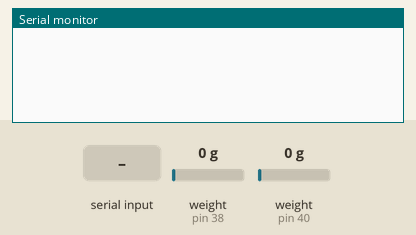
The sketch below on a simulated Arduino Uno, built with avr-gcc and run on an emulated ATmega328P. Parts: the last lines printed to the serial monitor. Inputs (shaded band) come from the test bench; at power-on: weight on the scale (sensors on pin 38, pin 40) 0 g.

Above: at 3.2 s.
3.3 s: "s" received over Serial
At 3.66 s:
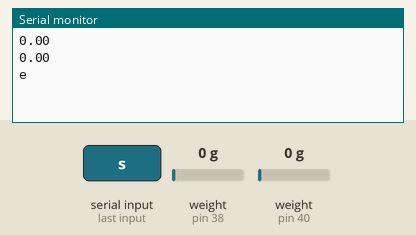
5.0 s: weight on the scale (sensor on pin 38) set to 100 g
At 5.27 s:
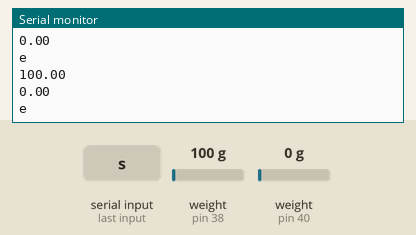
6.5 s: weight on the scale (sensor on pin 40) set to 1250 g
At 6.68 s:
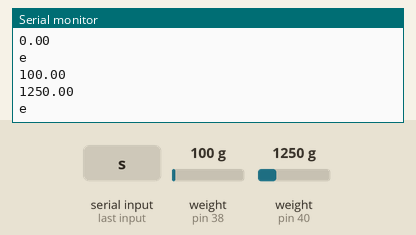
8.0 s: weight on the scale (sensor on pin 38) set to 2500 g
At 8.29 s:
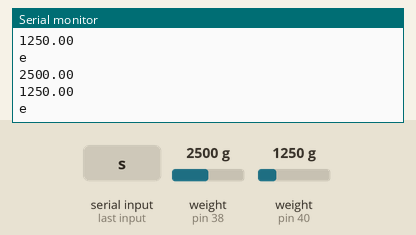
9.5 s: weight on the scale (sensor on pin 40) set to 3750 g
At 9.7 s:
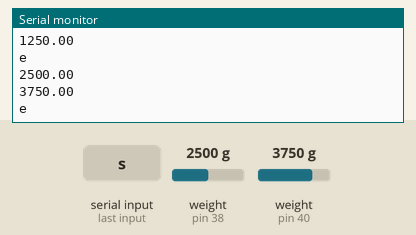
Timing chart, 0 to 12.0 s (numbered marks = the images above; inputs shaded):
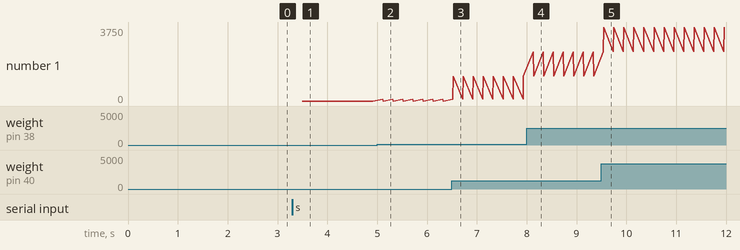

The sketch:

arduino1_1124.ino
```cpp
#include "HX711.h"

#define DOUT0 38
#define CLK0 39
#define DOUT1 40
#define CLK1 41
#define DOUT2 42
#define CLK2 43

HX711 scale0(DOUT0, CLK0);
HX711 scale1(DOUT1, CLK1);

float cal0 = 3000;
float cal1 = 3000;

float w0=0;
float w1=0;

unsigned char cmd = 0;
int i = 0;
volatile bool scaleFlag = false;

void setup() {

  scale0.set_scale(cal0);
  scale0.tare();
  scale1.set_scale(cal1);
  scale1.tare();

  Serial.begin(9600);
}

void loop() {
    if(scaleFlag == true){
  // 7777777777777
        w0 = scale0.get_units();
        w1 = scale1.get_units();
        Serial.println(w0);
        Serial.println(w1);
        Serial.println("e");
      }
}

void serialEvent(){
  if(Serial.available()){
    cmd = (char)Serial.read();
      switch (cmd){
        case 's' :
          // 1111111111
          scaleFlag = true;
          break;
          }
   }
}
```

Measured:
- after the input at 3.3 s, the serial monitor: prints a new line after 0.20 s (image 1)
- after the input at 5.0 s, the serial monitor: prints a new line after 0.11 s (image 2)
- after the input at 6.5 s, the serial monitor: prints a new line at once (image 3)
- after the input at 8.0 s, the serial monitor: prints a new line after 0.13 s (image 4)
- after the input at 9.5 s, the serial monitor: prints a new line after 0.05 s (image 5)
- plotted number 1: 0 → 1250 after the input at 6.5 s, 1250 → 3750 after the input at 9.5 s
